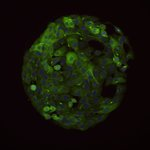
#> input picture Thumbnails/MCF10A/1001350_thumbnail.jpg, 150 x 150 px; its folder holds 4 pictures in this run
$ python images2sprite.py   (Python 2 division)
#> lines starting #> are read from the running program, lines starting #| are printed output that depends on the picture
#!/usr/bin/python

# This work is licensed under the Creative Commons Attribution 3.0 United
# States License. To view a copy of this license, visit
# http://creativecommons.org/licenses/by/3.0/us/ or send a letter to Creative
# Commons, 171 Second Street, Suite 300, San Francisco, California, 94105, USA.

# from http://oranlooney.com/make-css-sprites-python-image-library/
# Orignial Author Oran Looney <olooney@gmail.com>

#mods by Josh Gourneau <josh@gourneau.com> to make one big horizontal sprite JPG with no spaces between images
import os
from PIL import Image
import glob

#get your images using glob
iconMap = glob.glob("Thumbnails/MCF10A/*.jpg")
#just take the even ones
iconMap = sorted(iconMap)
#iconMap = iconMap[::2]

print len(iconMap)

images = [Image.open(filename) for filename in iconMap]
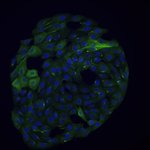
#> input picture Thumbnails/MCF10A/1005076_thumbnail.jpg, 150 x 150 px
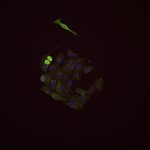
#> input picture Thumbnails/MCF10A/1023001_thumbnail.jpg, 150 x 150 px
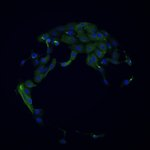
#> input picture Thumbnails/MCF10A/1024024_thumbnail.jpg, 150 x 150 px
#> images = 4 items

print "%d images will be combined." % len(images)
#| 4 images will be combined.

image_width, image_height = images[0].size
#> image_width = 150; image_height = 150

print "all images assumed to be %d by %d." % (image_width, image_height)
#| all images assumed to be 150 by 150.

master_width = (image_width * len(images) )
#> master_width = 600
#seperate each image with lots of whitespace
master_height = image_height
#> master_height = 150
print "the master image will by %d by %d" % (master_width, master_height)
#| the master image will by 600 by 150
print "creating image...",
master = Image.new(
    mode='RGBA',
    size=(master_width, master_height),
    color=(0,0,0,0))  # fully transparent
#> master: PIL image 600x150 RGBA; every value is 0

print "created."

for count, image in enumerate(images):
    location = image_width*count
    print "adding %s at %d..." % (iconMap[count][1], location),
    master.paste(image,(location,0))
    print "added."
#> this loop made 4 passes
#> location on passes 1 to 4: 0, 150, 300, 450
#> (printed output is left out)
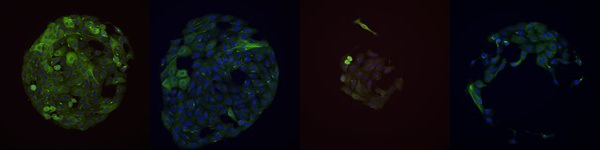
#> master: PIL image 600x150 RGBA; mean R, G, B, A 13.3, 12.3, 14.8, 255
print "done adding icons."

print "saving master.jpg...",
#> (the run stopped early here; a loop or call above may not have finished)
